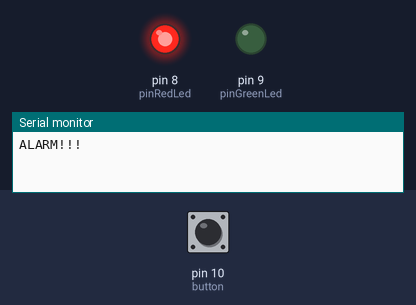
This sketch was run on a simulated Arduino Uno, built with avr-gcc and run on an emulated ATmega328P. On the bench: output pins drawn as LEDs (lit = HIGH), the last lines printed to the serial monitor. Inputs (shaded band) come from the test bench; at power-on: pin 10 (button) HIGH.

Above: at 1.2 s.
1.3 s: pin 10 (button) pulled LOW for 0.15 s
At 1.37 s:
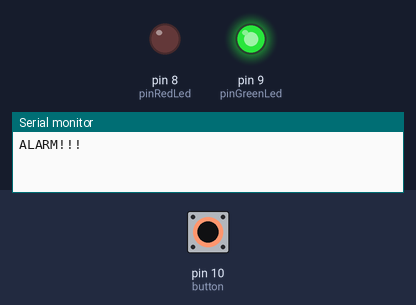
2.9 s: pin 10 (button) pulled LOW for 3.2 s
At 6.9 s:
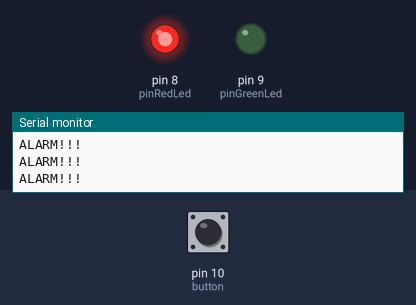
Timing chart, 0 to 8.4 s (numbered marks = the images above; inputs shaded):
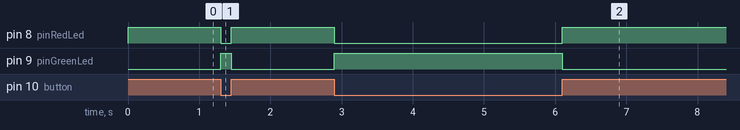

Measured:
- after the input at 1.3 s, pin 8 (pinRedLed): HIGH → LOW at once, → HIGH 0.15 s later; pin 9 (pinGreenLed): LOW → HIGH at once, → LOW 0.15 s later
- after the input at 2.9 s, pin 8 (pinRedLed): HIGH → LOW at once, → HIGH 3.2 s later; pin 9 (pinGreenLed): LOW → HIGH at once, → LOW 3.2 s later

The sketch:

uart_sensorLeds.ino
```cpp
#define pinRedLed 8
#define pinGreenLed 9
#define button 10


void setup() {
  Serial.begin(9600)
  ;
  pinMode(pinRedLed, OUTPUT);
  pinMode(pinGreenLed, OUTPUT);
  pinMode(button, INPUT_PULLUP);

  digitalWrite(pinRedLed, LOW);
  digitalWrite(pinGreenLed, LOW);
}

void loop() {
  if(digitalRead(button) == LOW){
    digitalWrite(pinRedLed, LOW); // Red diod off
    digitalWrite(pinGreenLed, HIGH); // Green diod on
  } else {
    digitalWrite(pinRedLed, HIGH); // Red diod on
    digitalWrite(pinGreenLed, LOW); // Green diod off
    Serial.println("ALARM!!!"); //Alarm when button is not pressed

    while (digitalRead(button) == HIGH){
      delay(25); //stop in the loop when button not pressed
    }
  }
}
```
